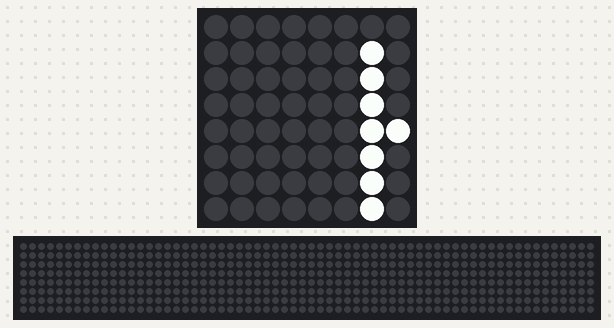
The program below on a simulated Raspberry Pi (BCM pin numbers) with a Sense HAT. On the bench: the Sense HAT's 8×8 RGB LED matrix, a strip that is not on the board, showing the scrolling text unrolled. The 64×8 strip is a reading aid, not a part: it shows the text the matrix is scrolling, unrolled, one strip-width of it at a time.

Above: at 0.3 s.
At 1.1 s:
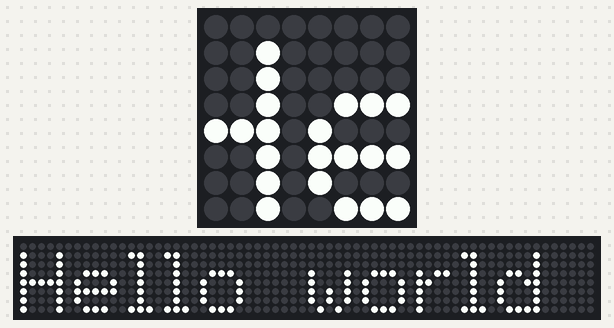
At 1.9 s:
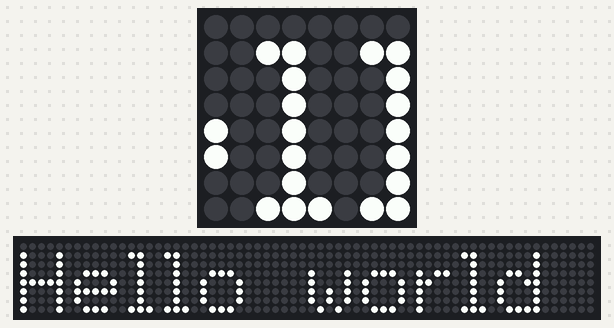
At 3.5 s:
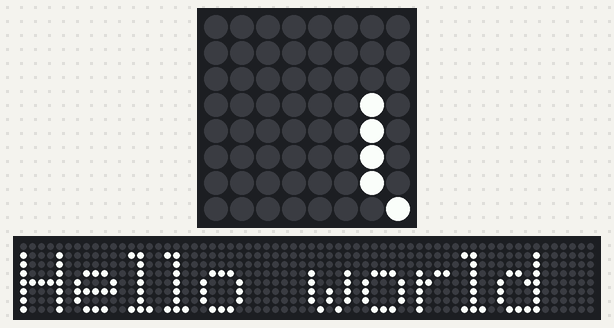
At 5.1 s:
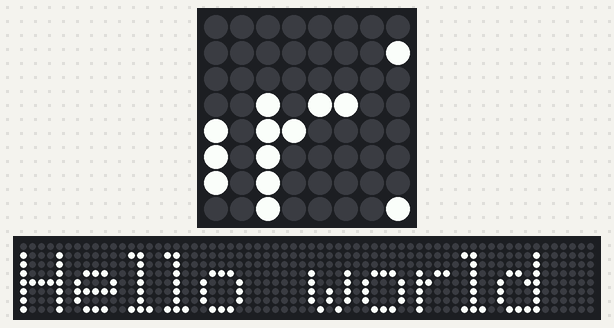
At 6.7 s:
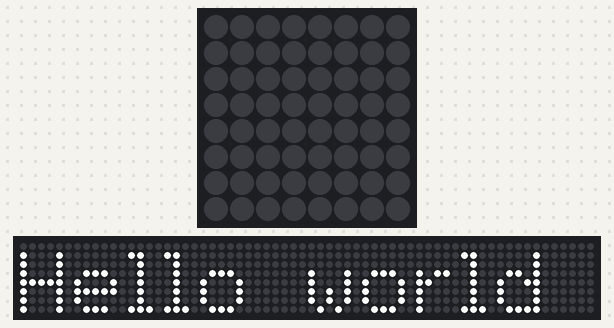

The program:

tutorial1.py
```python
from sense_hat import SenseHat

## 3_1 tutorial

sense = SenseHat()
sense.show_message("Hello world ")

## 3_2 tutorial

r = 255
g = 255
b = 255
sense.clear((r,g,b)) ## White

## 3_6 & 3_7 tutorial
yellow = [255,255,0]
blue = [0,0,255]
while True:
    sense.show_message("Hello world",text_colour=yellow,back_colour=blue,scroll_speed=0.05)
```

Measured:
- by itself, everything shown: repeats every 3.4 s, in 67 steps
- what the display in image 5 shows lasts 0.7 s, from 6.7 s to 7.4 s
